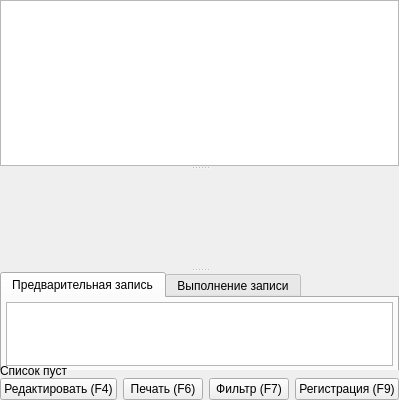
         <widget class="QSplitter" name="splitterRegistry">
          <property name="orientation">
           <enum>Qt::Vertical</enum>
          </property>
          <property name="childrenCollapsible">
           <bool>false</bool>
          </property>
          <widget class="CTextBrowser" name="txtClientInfoBrowser">
           <property name="minimumSize">
            <size>
             <width>0</width>
             <height>100</height>
            </size>
           </property>
           <property name="focusPolicy">
            <enum>Qt::ClickFocus</enum>
           </property>
           <property name="readOnly">
            <bool>true</bool>
           </property>
           <property name="html">
            <string>&lt;!DOCTYPE HTML PUBLIC &quot;-//W3C//DTD HTML 4.0//EN&quot; &quot;http://www.w3.org/TR/REC-html40/strict.dtd&quot;&gt;
&lt;html&gt;&lt;head&gt;&lt;meta name=&quot;qrichtext&quot; content=&quot;1&quot; /&gt;&lt;style type=&quot;text/css&quot;&gt;
p, li { white-space: pre-wrap; }
&lt;/style&gt;&lt;/head&gt;&lt;body style=&quot; font-family:'Ubuntu'; font-size:9pt; font-weight:400; font-style:normal;&quot;&gt;
&lt;p style=&quot;-qt-paragraph-type:empty; margin-top:0px; margin-bottom:0px; margin-left:0px; margin-right:0px; -qt-block-indent:0; text-indent:0px; font-family:'MS Shell Dlg 2'; font-size:8pt;&quot;&gt;&lt;br /&gt;&lt;/p&gt;&lt;/body&gt;&lt;/html&gt;</string>
           </property>
           <property name="textInteractionFlags">
            <set>Qt::TextBrowserInteraction</set>
           </property>
          </widget>
          <widget class="QFrame" name="frameRegistry">
           <property name="minimumSize">
            <size>
             <width>0</width>
             <height>200</height>
            </size>
           </property>
           <property name="frameShadow">
            <enum>QFrame::Raised</enum>
           </property>
           <layout class="QGridLayout" name="gridLayout_20">
            <property name="margin">
             <number>0</number>
            </property>
            <property name="spacing">
             <number>0</number>
            </property>
            <item row="0" column="0" colspan="4">
             <widget class="QSplitter" name="splitter_10">
              <property name="minimumSize">
               <size>
                <width>0</width>
                <height>200</height>
               </size>
              </property>
              <property name="orientation">
               <enum>Qt::Vertical</enum>
              </property>
              <widget class="QStackedWidget" name="registryWidgetSwitcher">
               <property name="minimumSize">
                <size>
                 <width>0</width>
                 <height>100</height>
                </size>
               </property>
               <widget class="CStandardRegistryWidget" name="standardRegistryWidget"/>
               <widget class="CCustomizableRegistryWidget" name="customizableRegistryWidget"/>
              </widget>
              <widget class="QTabWidget" name="tabBeforeRecord">
               <property name="minimumSize">
                <size>
                 <width>0</width>
                 <height>100</height>
                </size>
               </property>
               <property name="currentIndex">
                <number>0</number>
               </property>
               <widget class="QWidget" name="tabBeforeRecordClient">
                <attribute name="title">
                 <string>Предварительная запись</string>
                </attribute>
                <layout class="QGridLayout" name="gridLayout_21">
                 <property name="margin">
                  <number>4</number>
                 </property>
                 <property name="spacing">
                  <number>4</number>
                 </property>
                 <item row="0" column="0">
                  <widget class="CTableView" name="tblQueue"/>
                 </item>
                </layout>
               </widget>
               <widget class="QWidget" name="tabVisitBeforeRecordClient">
                <attribute name="title">
                 <string>Выполнение записи</string>
                </attribute>
                <layout class="QGridLayout" name="gridLayout_22">
                 <property name="margin">
                  <number>4</number>
                 </property>
                 <property name="spacing">
                  <number>4</number>
                 </property>
                 <item row="0" column="0">
                  <widget class="CTableView" name="tblVisitByQueue"/>
                 </item>
                </layout>
               </widget>
              </widget>
             </widget>
            </item>
            <item row="1" column="0">
             <widget class="QLabel" name="lblClientsCount">
              <property name="text">
               <string>Список пуст</string>
              </property>
             </widget>
            </item>
            <item row="2" column="0">
             <layout class="QHBoxLayout">
              <property name="spacing">
               <number>6</number>
              </property>
              <item>
               <widget class="QPushButton" name="btnEdit">
                <property name="sizePolicy">
                 <sizepolicy hsizetype="MinimumExpanding" vsizetype="Fixed">
                  <horstretch>0</horstretch>
                  <verstretch>1</verstretch>
                 </sizepolicy>
                </property>
                <property name="text">
                 <string>Редактировать (F4)</string>
                </property>
                <property name="shortcut">
                 <string>F4</string>
                </property>
               </widget>
              </item>
              <item>
               <widget class="QPushButton" name="btnPrint">
                <property name="sizePolicy">
                 <sizepolicy hsizetype="MinimumExpanding" vsizetype="Fixed">
                  <horstretch>0</horstretch>
                  <verstretch>1</verstretch>
                 </sizepolicy>
                </property>
                <property name="text">
                 <string>Печать (F6)</string>
                </property>
               </widget>
              </item>
              <item>
               <widget class="QPushButton" name="btnFilter">
                <property name="sizePolicy">
                 <sizepolicy hsizetype="MinimumExpanding" vsizetype="Fixed">
                  <horstretch>0</horstretch>
                  <verstretch>1</verstretch>
                 </sizepolicy>
                </property>
                <property name="text">
                 <string>Фильтр (F7)</string>
                </property>
                <property name="shortcut">
                 <string>F7</string>
                </property>
               </widget>
              </item>
              <item>
               <widget class="QPushButton" name="btnNew">
                <property name="sizePolicy">
                 <sizepolicy hsizetype="MinimumExpanding" vsizetype="Fixed">
                  <horstretch>0</horstretch>
                  <verstretch>1</verstretch>
                 </sizepolicy>
                </property>
                <property name="text">
                 <string>Регистрация (F9)</string>
                </property>
                <property name="shortcut">
                 <string>F9</string>
                </property>
               </widget>
              </item>
             </layout>
            </item>
           </layout>
          </widget>
         </widget>
